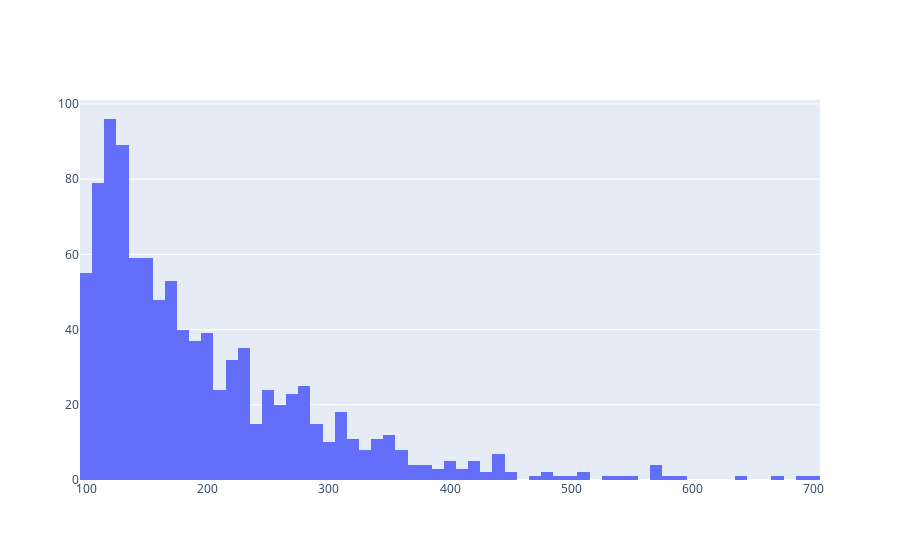

The cell this chart's notebook holds for it:
### Markdown cell above
# Ratio-метрика + Линеаризация

### Code cell
x = sps.expon.rvs(loc=100, scale=100, size=1000)
go.Figure([go.Histogram(x=x, nbinsx=100)])

### Figure 1 — Plotly figure (JSON) as saved in the notebook; plotly's stock layout.template omitted (floating-point values rounded to 4 significant figures; data arrays with more than 128 entries replaced by an {"elided": "..."} marker saying what was removed)
{"data": [{"nbinsx": 100, "type": "histogram", "x": {"elided": "1000 float values"}}], "layout": {}}
